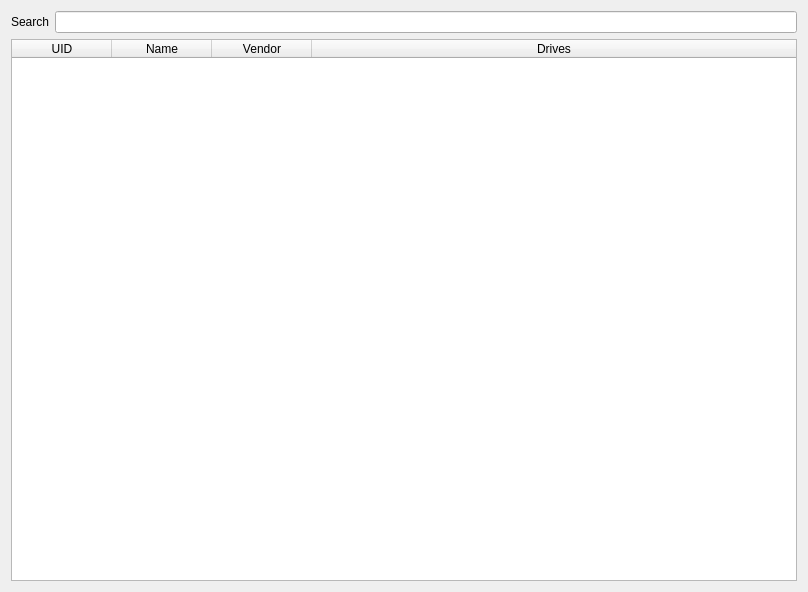
<?xml version="1.0" encoding="UTF-8"?>
<ui version="4.0">
 <class>package_manager_dialog</class>
 <widget class="QDialog" name="package_manager_dialog">
  <property name="windowModality">
   <enum>Qt::ApplicationModal</enum>
  </property>
  <property name="geometry">
   <rect>
    <x>0</x>
    <y>0</y>
    <width>808</width>
    <height>592</height>
   </rect>
  </property>
  <property name="windowTitle">
   <string>Package manager</string>
  </property>
  <property name="windowIcon">
   <iconset resource="../eka2l1.qrc">
    <normaloff>:/assets/duck_tank.png</normaloff>:/assets/duck_tank.png</iconset>
  </property>
  <layout class="QGridLayout" name="gridLayout">
   <item row="0" column="0">
    <layout class="QHBoxLayout" name="package_list_search_layout">
     <item>
      <widget class="QLabel" name="package_list_search_label">
       <property name="text">
        <string>Search</string>
       </property>
      </widget>
     </item>
     <item>
      <widget class="QLineEdit" name="package_list_search_edit"/>
     </item>
    </layout>
   </item>
   <item row="1" column="0">
    <widget class="QTableWidget" name="package_list_widget">
     <property name="contextMenuPolicy">
      <enum>Qt::CustomContextMenu</enum>
     </property>
     <property name="selectionBehavior">
      <enum>QAbstractItemView::SelectRows</enum>
     </property>
     <attribute name="horizontalHeaderCascadingSectionResizes">
      <bool>false</bool>
     </attribute>
     <attribute name="horizontalHeaderShowSortIndicator" stdset="0">
      <bool>false</bool>
     </attribute>
     <attribute name="horizontalHeaderStretchLastSection">
      <bool>true</bool>
     </attribute>
     <attribute name="verticalHeaderVisible">
      <bool>false</bool>
     </attribute>
     <attribute name="verticalHeaderCascadingSectionResizes">
      <bool>false</bool>
     </attribute>
     <attribute name="verticalHeaderShowSortIndicator" stdset="0">
      <bool>false</bool>
     </attribute>
     <column>
      <property name="text">
       <string>UID</string>
      </property>
     </column>
     <column>
      <property name="text">
       <string>Name</string>
      </property>
     </column>
     <column>
      <property name="text">
       <string>Vendor</string>
      </property>
     </column>
     <column>
      <property name="text">
       <string>Drives</string>
      </property>
     </column>
    </widget>
   </item>
  </layout>
  <action name="action_package_uninstall">
   <property name="text">
    <string>Uninstall</string>
   </property>
  </action>
  <action name="action_package_list_files">
   <property name="text">
    <string>List files</string>
   </property>
  </action>
 </widget>
 <resources>
  <include location="../eka2l1.qrc"/>
  <include location="../eka2l1.qrc"/>
 </resources>
 <connections/>
</ui>
